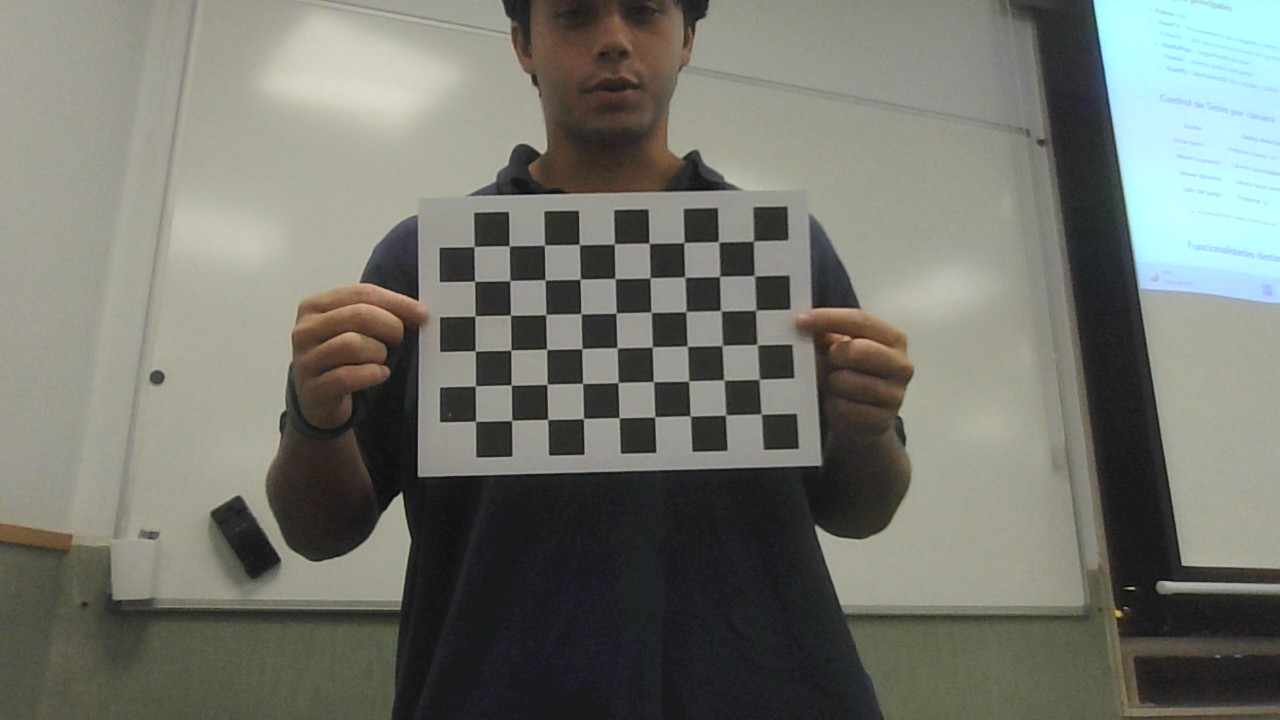
#> input picture fotos_calibracion/foto_calibracion_00.jpg, 1280 x 720 px; its folder holds 4 pictures in this run
$ python calibracion_camara.py
#> lines starting #> are read from the running program, lines starting #| are printed output that depends on the picture; after the words box and inside, x2 and y2 are one past the last pixel; in counts of white or black regions, pixels touching at a corner belong together
import cv2
import numpy as np
from pathlib import Path

## CARGAMOS LAS IMÁGENES Y DEFINIMOS LOS PARÁMETROS DE LA CALIBRACIÓN
base_dir = Path(__file__).resolve().parent
imgs_path = sorted((base_dir / 'fotos_calibracion').glob('*.jpg'))
chessboard_shape = (9, 6)  # Esquinas interiores de nuestro tablero.
length = 23  # Longitud de cada cuadro del tablero en milímetros.

def get_chessboard_points(chessboard_shape, dx, dy):
    cols, rows = chessboard_shape
    points = []
    for y in range(rows):
        for x in range(cols):
            points.append([x * dx, y * dy, 0])
    return np.array(points, dtype=np.float32)

criteria = (cv2.TERM_CRITERIA_EPS + cv2.TERM_CRITERIA_MAX_ITER, 30, 0.01)
valid_corners = []
valid_chessboard_points = []
valid_paths = []
image_size = None
detecciones_dir = base_dir / 'resultados_calibracion' / 'detecciones'
detecciones_dir.mkdir(parents=True, exist_ok=True)

for path in imgs_path:

    img = cv2.imread(str(path))
#> img is the input picture: shape (720, 1280, 3); mean B, G, R 110.1, 118.2, 116.5
    if img is None:
        print(f'No se pudo cargar {path.name}')
        continue

    gray = cv2.cvtColor(img, cv2.COLOR_BGR2GRAY)
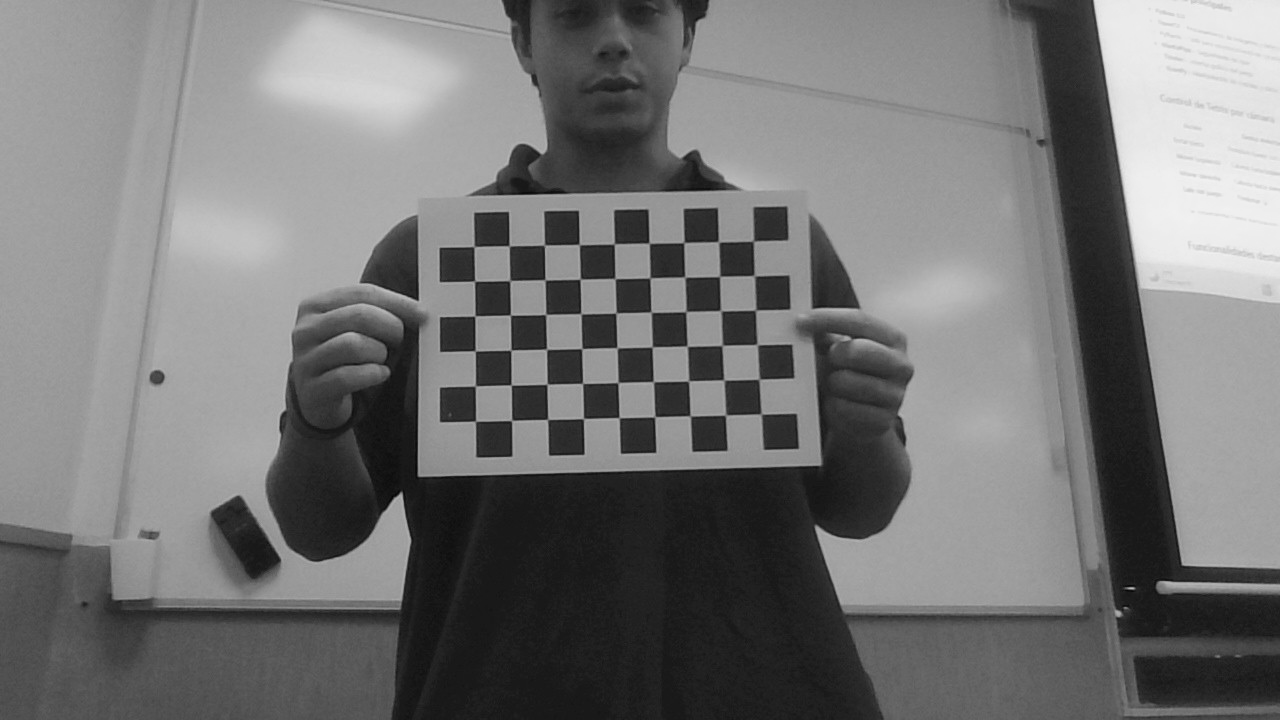
#> gray: shape (720, 1280); min 1, max 241, mean 116.8
    size = (gray.shape[1], gray.shape[0])
#> size = (1280, 720)
    if image_size is not None and size != image_size:
        raise ValueError('Todas las fotos deben tener la misma resolución.')

    res, corner = cv2.findChessboardCorners(gray, chessboard_shape)
#> res = True; corner = 54 rows, first 8: [762, 412.8], [726, 415], [690, 416], [655, 417], [618, 418.1], [583.3, 418.6], [547.5, 419.5], [510.3, 420.3]
    if res:
        refined = cv2.cornerSubPix(gray, corner, (5, 5), (-1, -1), criteria)
#> refined = 54 rows, first 8: [761.1, 414], [725.6, 415.1], [690.2, 415.9], [654.8, 416.7], [619.1, 417.7], [583.5, 418.6], [547.6, 419.4], [511.6, 420.5]
        valid_corners.append(refined)
        valid_chessboard_points.append(
            get_chessboard_points(chessboard_shape, length, length)
        )
        valid_paths.append(path)
        image_size = size
#> image_size = (1280, 720)
        # Guardamos la foto con las esquinas detectadas dibujadas.
        cv2.drawChessboardCorners(img, chessboard_shape, refined, res)
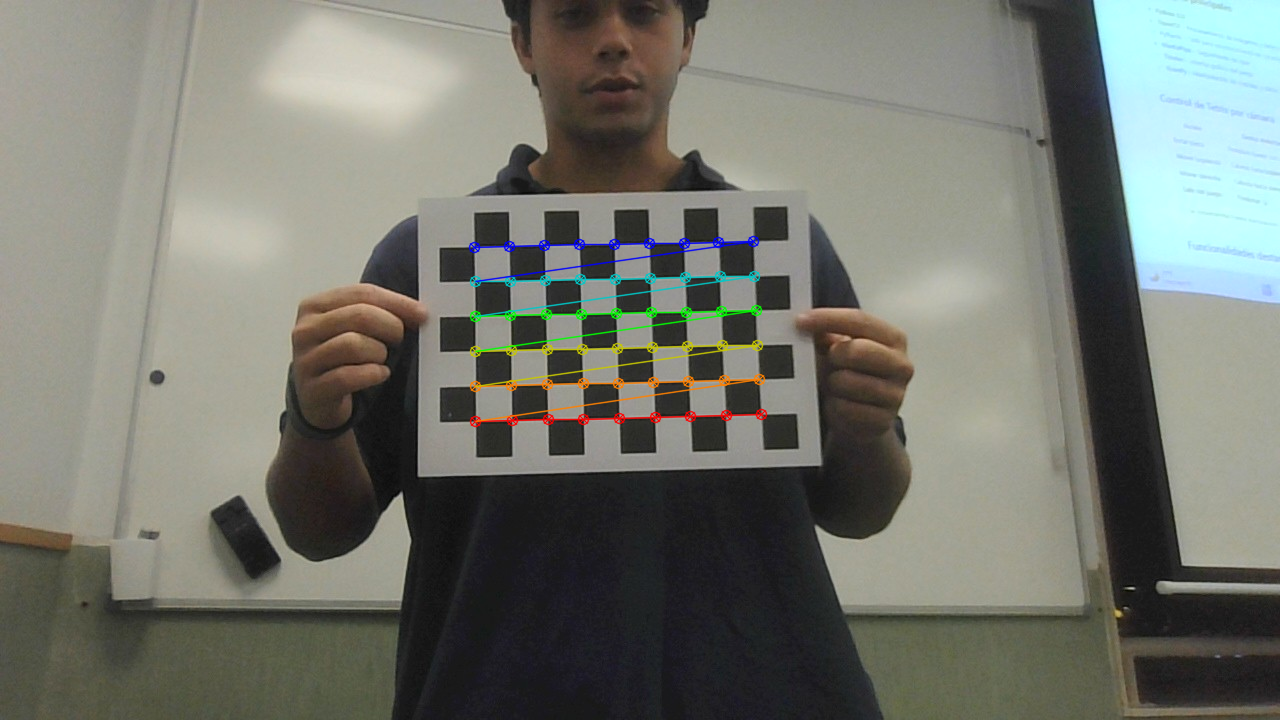
#> img: shape (720, 1280, 3); 1.45% of pixels changed, all inside (x1, y1, x2, y2) = (468, 235, 768, 428)
        cv2.imwrite(str(detecciones_dir / path.name), img)
    else:
        print(f'No se ha detectado el tablero en {path.name}')
#> pass 2 of the loop `for path in imgs_path:`:
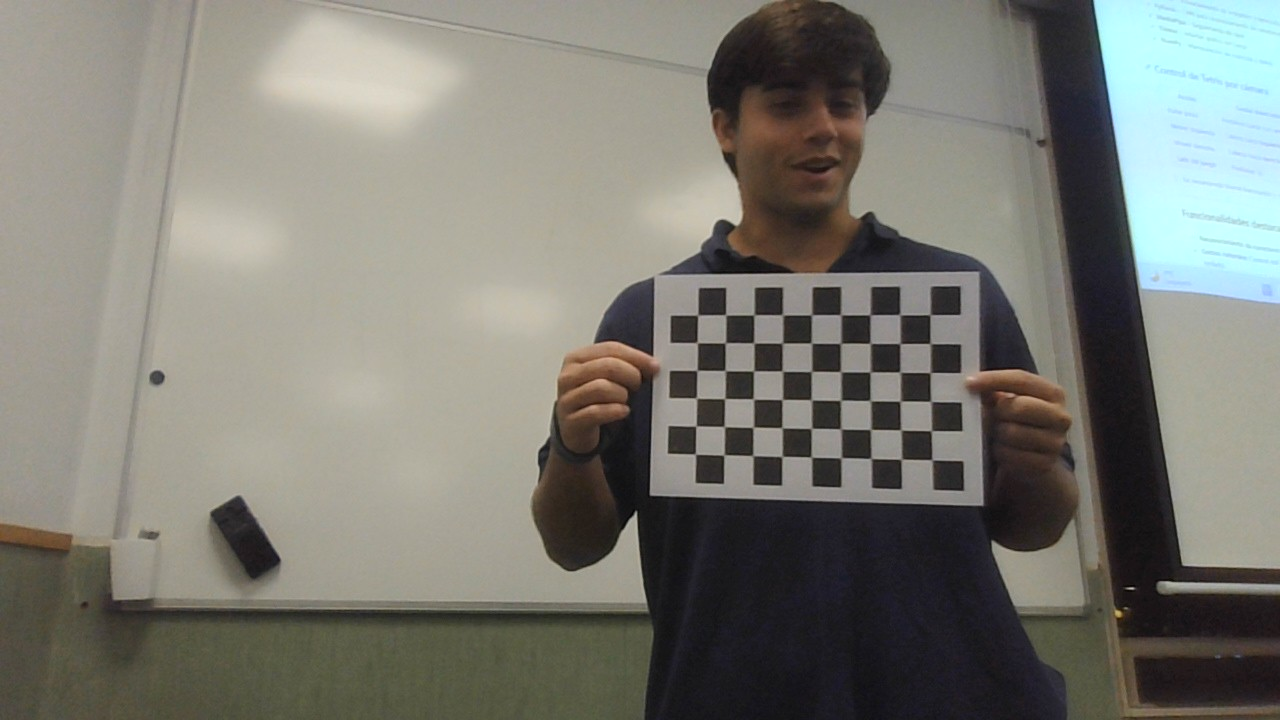
#> input picture fotos_calibracion/foto_calibracion_01.jpg, 1280 x 720 px
#> img is the input picture: shape (720, 1280, 3); mean B, G, R 114.7, 122.7, 123.5
#> `gray = cv2.cvtColor(img, cv2.COLOR_BGR2GRAY)`:
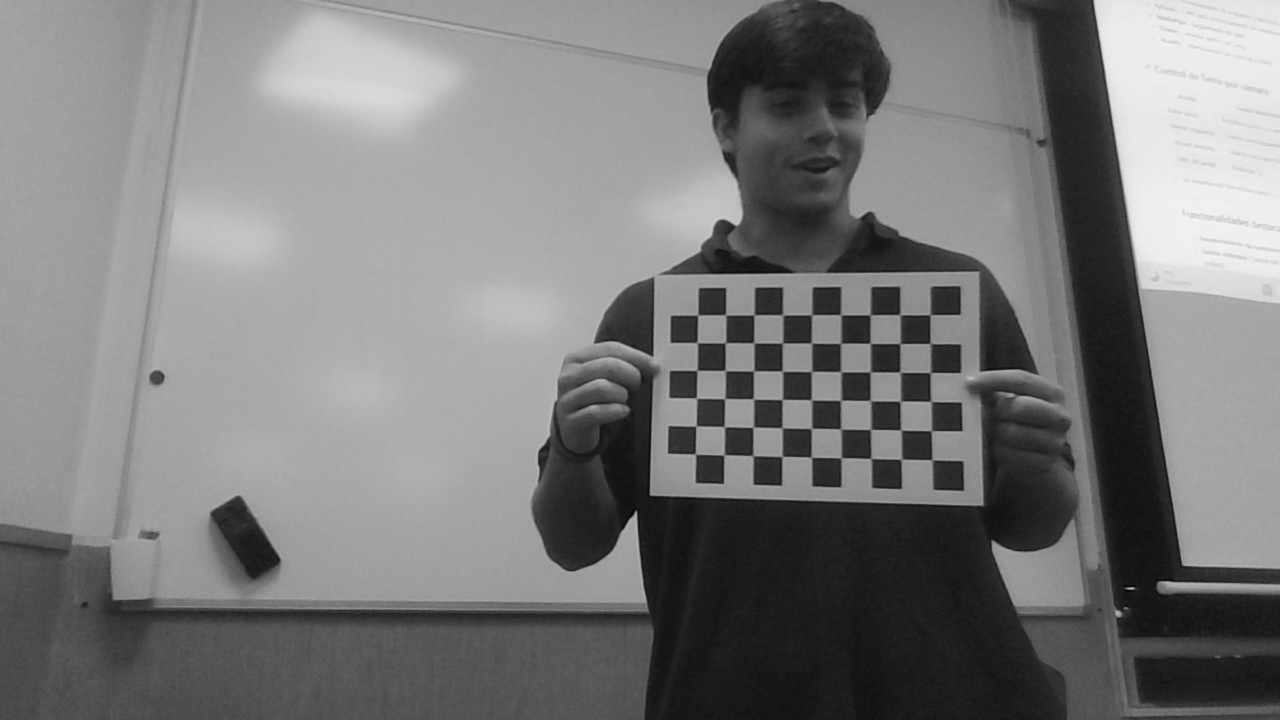
#> gray: shape (720, 1280); min 1, max 243, mean 122
#> corner = 54 rows, first 8: [932, 460], [901.4, 459], [871.5, 458], [841.4, 457.3], [811.5, 457], [782, 456.5], [753, 456], [724, 455]
#> refined = 54 rows, first 8: [931.9, 459.8], [901.3, 459.3], [871, 458.3], [841.1, 457.8], [811.3, 457.2], [781.9, 456.5], [752.7, 455.6], [723.9, 455]
#> `cv2.drawChessboardCorners(img, chessboard_shape, refined, res)`:
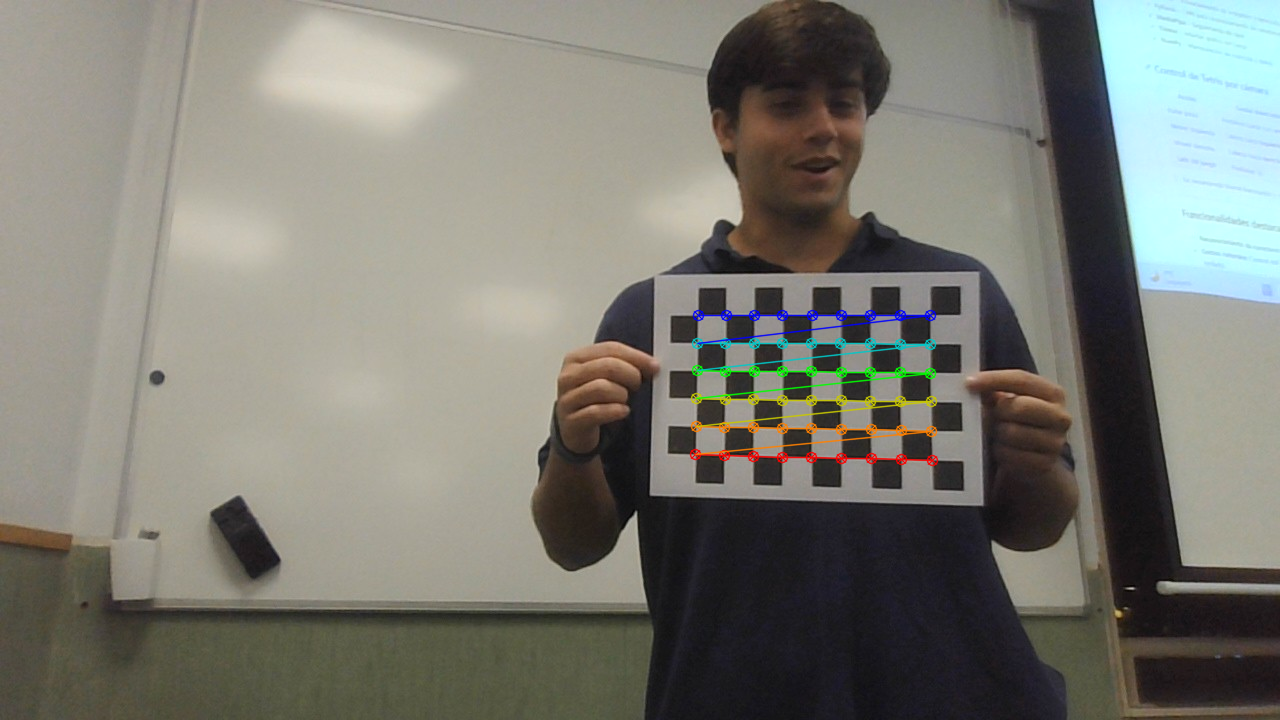
#> img: shape (720, 1280, 3); 1.28% of pixels changed, all inside (x1, y1, x2, y2) = (689, 309, 939, 467)
#> pass 3 of the loop `for path in imgs_path:`:
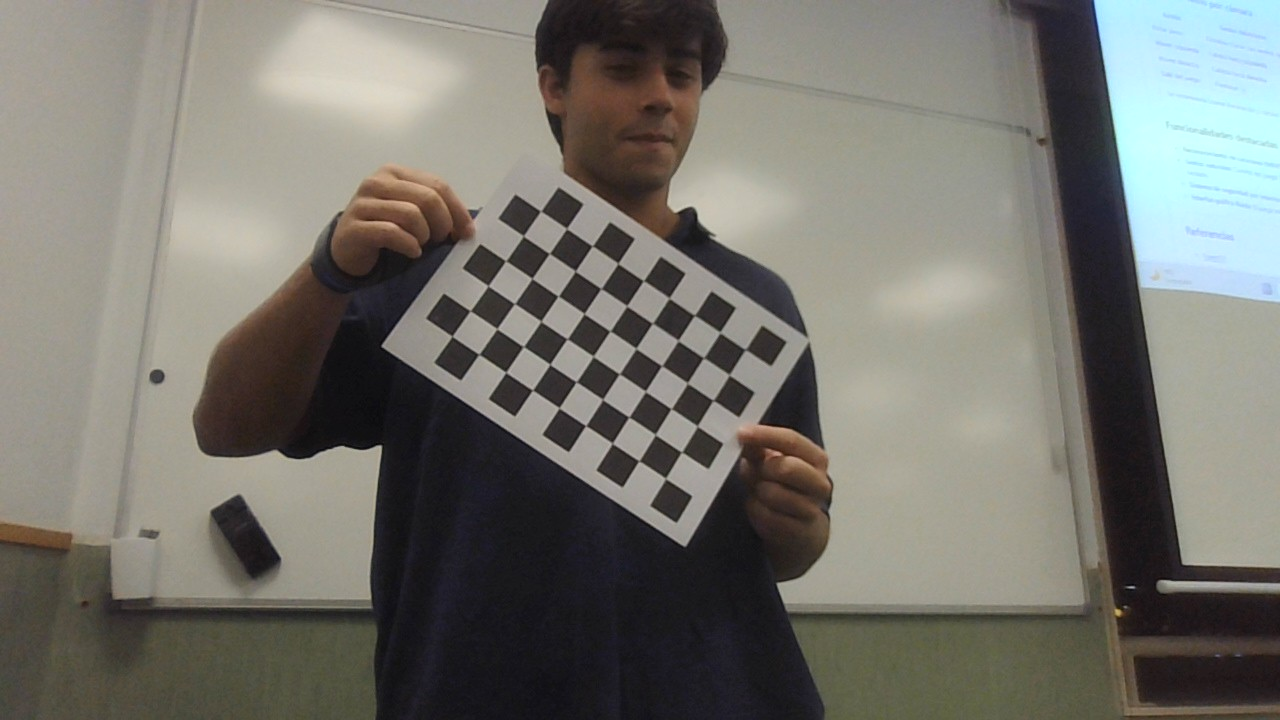
#> input picture fotos_calibracion/foto_calibracion_02.jpg, 1280 x 720 px
#> img is the input picture: shape (720, 1280, 3); mean B, G, R 109.4, 116.4, 117.8
#> `gray = cv2.cvtColor(img, cv2.COLOR_BGR2GRAY)`:
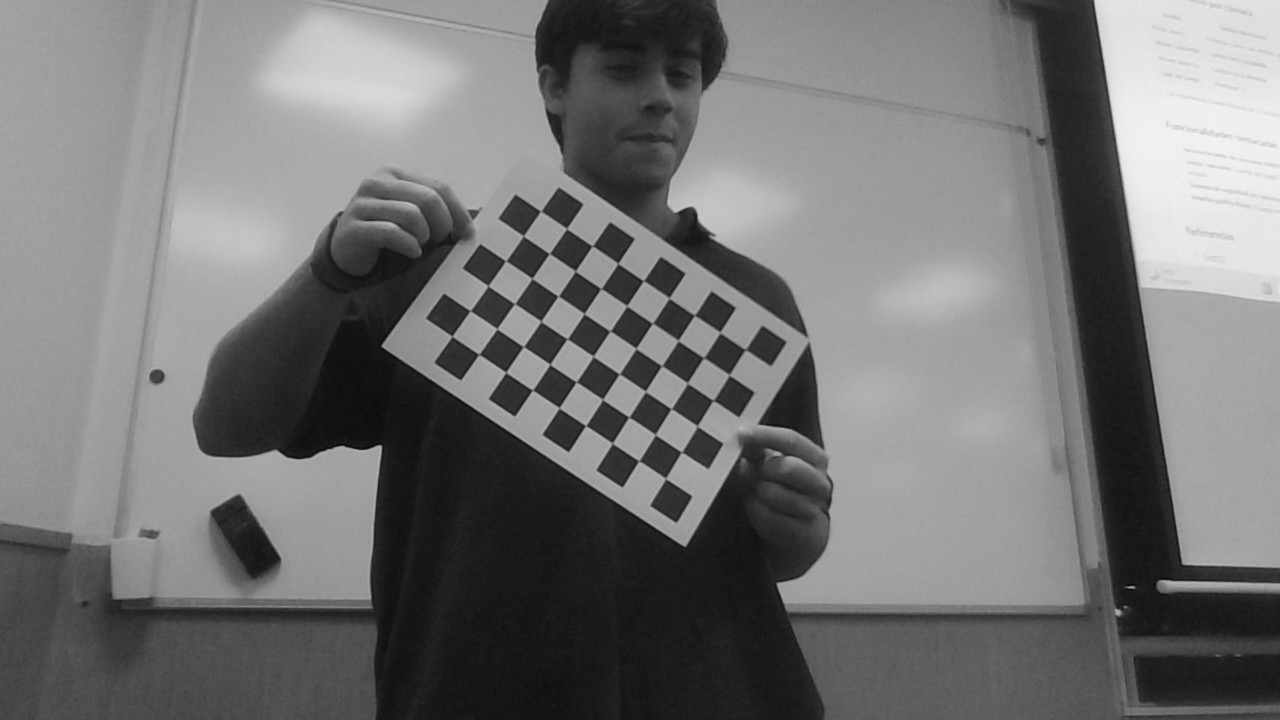
#> gray: shape (720, 1280); min 2, max 243, mean 116
#> corner = 54 rows, first 8: [664.8, 478.4], [639.1, 461.7], [611.4, 443.5], [585.6, 425.5], [558.7, 407.8], [532.3, 389.5], [505.7, 372.2], [478.9, 354.8]
#> refined = 54 rows, first 8: [665.5, 478.4], [638.9, 460.8], [612.2, 443.2], [585.7, 425.6], [559.1, 407.8], [532.5, 390.1], [505.8, 372.3], [478.8, 354.3]
#> `cv2.drawChessboardCorners(img, chessboard_shape, refined, res)`:
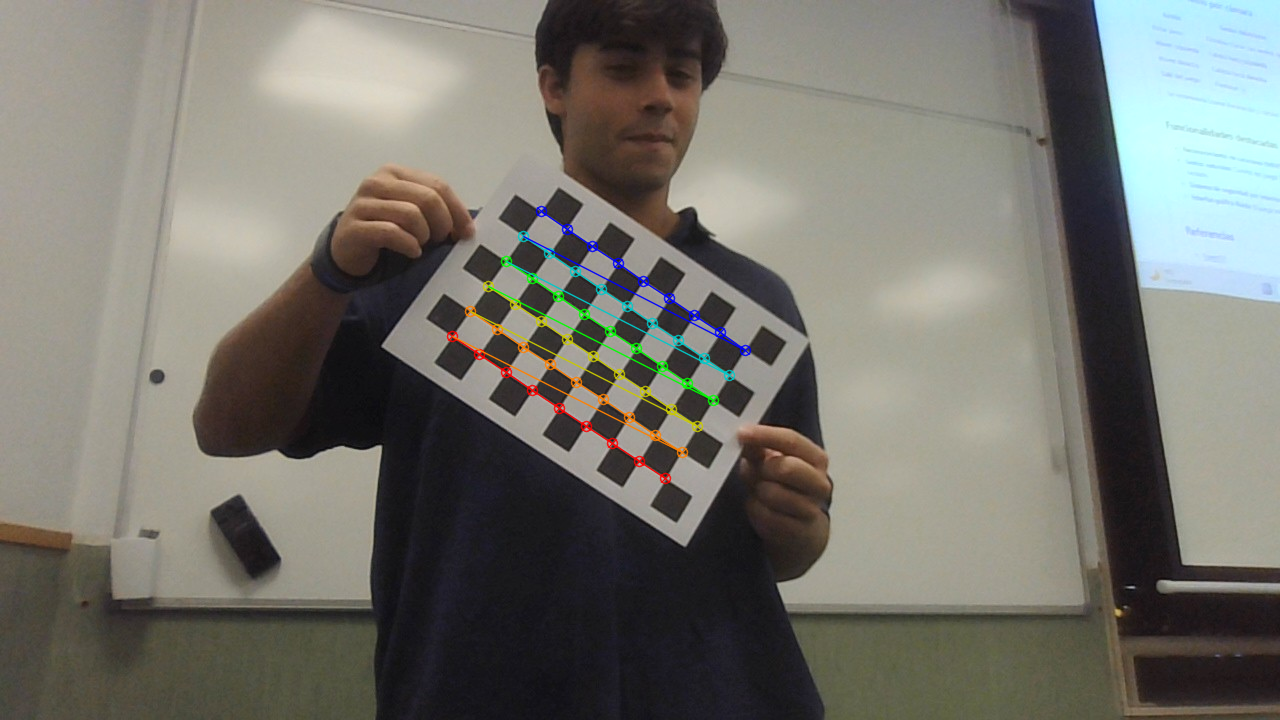
#> img: shape (720, 1280, 3); 1.23% of pixels changed, all inside (x1, y1, x2, y2) = (446, 205, 752, 485)
#> the loop made 4 passes; the first 3 are shown

if len(valid_corners) < 3:
    raise ValueError('Se necesitan al menos 3 fotos con el tablero detectado.')

rms, intrinsics, dist_coeffs, rvecs, tvecs = cv2.calibrateCamera(
    valid_chessboard_points, valid_corners, image_size, None, None
)

#PARA GUARDAR LOS PARÁMETROS DE CALIBRACIÓN EN UN ARCHIVO .npz, Y NO TENER QUE CALIBRAR CADA VEZ QUE EJECUTEMOS EL PROGRAMA
np.savez(base_dir / 'calibracion.npz', K=intrinsics, dist=dist_coeffs)

# Extrínsecos [R | t], uno por foto, relativos al tablero.
extrinsics = [
    np.hstack((cv2.Rodrigues(rvec)[0], tvec))
    for rvec, tvec in zip(rvecs, tvecs)
]

print(f'Fotos válidas: {len(valid_corners)} de {len(imgs_path)}')
print('\nIntrínsecos (K):\n', intrinsics)
print('\nCoeficientes de distorsión:\n', dist_coeffs)
print('\nError RMS:', rms)

#> (the run stopped early here; a loop or call above may not have finished)
